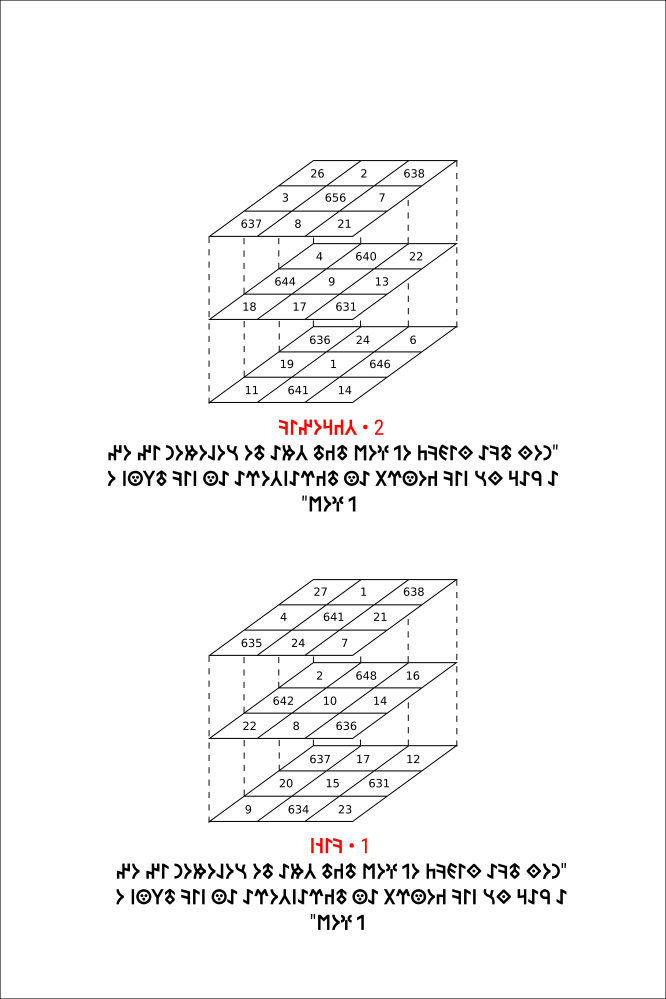
#> input picture original_sources/137/P006.png, 1332 x 1998 px, found by its file name (shown at 1/2 size); its folder holds 5 pictures in this run
$ python v4a0_0_4_p6_magic_cubes.py
#> lines starting #> are read from the running program, lines starting #| are printed output that depends on the picture; after the words box and inside, x2 and y2 are one past the last pixel; in counts of white or black regions, pixels touching at a corner belong together
"""
V4a0.0.4: p6 Magic Cubes systematisch erfassen
==============================================

Korrektur (User-Feedback 2026-07-11):
- 2 Magic Cubes, je 3 Ebenen (3x3-Grid mit 9 Zahlen)
- Pro Magic Cube: 27 arabische Zahlen
- Beschriftung: Rote Tengri-Glyphen-Zeile + Punkt + arabische Ziffer (1 oder 2)
- Zwischen den Cubes: 3 Zeilen schwarze Tengri-Glyphen
- Hebräisch ist HALLUZINATION

Methode:
1. Finde die 6 Ebenen-Container (500x166 aus V4a0.0.2)
2. Pro Ebene: 3x3 Sub-Container (9 Zahlen)
3. Tesseract psm 8 (digits only) auf jede Zahl-Zelle
4. Visuelle Verifikation + cross-check mit Vision
"""

import json
import sys
from pathlib import Path
import numpy as np
import cv2
import pytesseract

ROOT = Path("/run/media/julian/ML4/tengri137")
PAGES = ROOT / "original_sources" / "137"
RESULTS = ROOT / "verification" / "results" / "snapshots"
CROPS = RESULTS / "v4a0_0_4_p6_cubes"
CROPS.mkdir(parents=True, exist_ok=True)


def find_3x3_grids_in_region(img, region):
    """Suche 3x3-Grid-Container in einer Region"""
    x, y, w, h = region['x'], region['y'], region['w'], region['h']
    sub = img[y:y+h, x:x+w]
    gray = cv2.cvtColor(sub, cv2.COLOR_BGR2GRAY) if len(sub.shape) == 3 else sub

    # Threshold
    _, binary = cv2.threshold(gray, 200, 255, cv2.THRESH_BINARY_INV)

    # Finde Connected Components (Zahlen + Glyphen)
    n_labels, labels, stats, _ = cv2.connectedComponentsWithStats(binary, connectivity=8)

    # Suche Zahlen-CCs: height ~30-50, width ~20-40, keine Glyphen-Bereiche
    numbers = []
    for i in range(1, n_labels):
        xx, yy, ww, hh, area = stats[i]
        if 15 < hh < 60 and 8 < ww < 50 and 50 < area < 2000:
            # Tesseract psm 8 versuchen
            cell = sub[yy:yy+hh, xx:xx+ww]
            # preprocess
            cell_gray = cv2.cvtColor(cell, cv2.COLOR_BGR2GRAY) if len(cell.shape) == 3 else cell
            _, cell_binary = cv2.threshold(cell_gray, 180, 255, cv2.THRESH_BINARY)
            cell_scaled = cv2.resize(cell_binary, (ww*3, hh*3), interpolation=cv2.INTER_CUBIC)
            try:
                txt = pytesseract.image_to_string(
                    cell_scaled,
                    config='--psm 8 -c tessedit_char_whitelist=0123456789'
                ).strip()
            except:
                txt = ""
            numbers.append({
                "local_x": int(xx), "local_y": int(yy), "w": int(ww), "h": int(hh),
                "area": int(area),
                "global_x": int(xx + x), "global_y": int(yy + y),
                "ocr": txt
            })
    return numbers


def main():
    page_num = 6
    png_path = PAGES / f"P00{page_num}.png"
    print(f"Lade {png_path}...")
    img = cv2.imread(str(png_path))
#> img is the input picture: shape (1998, 1332, 3); mean B, G, R 246.6, 246.6, 246.9
    if img is None:
        sys.exit(1)

    h, w = img.shape[:2]
#> h = 1998; w = 1332
    print(f"Bild: {w}x{h}")
#| Bild: 1332x1998

    # 6 Ebenen-Container aus V4a0.0.2 (y=1158, 1312, 1479, dann gestapelt für 2. Cube)
    # Tatsächlich sind 3 Container sichtbar (CC#63, #91, #132) — das ist 1 Magic Cube mit 3 Ebenen
    # Der 2. Magic Cube müsste darunter oder davor liegen
    # Lass uns die Y-Positionen systematisch finden

    # Connected Components für große Container
    gray = cv2.cvtColor(img, cv2.COLOR_BGR2GRAY)
    _, binary = cv2.threshold(gray, 200, 255, cv2.THRESH_BINARY_INV)
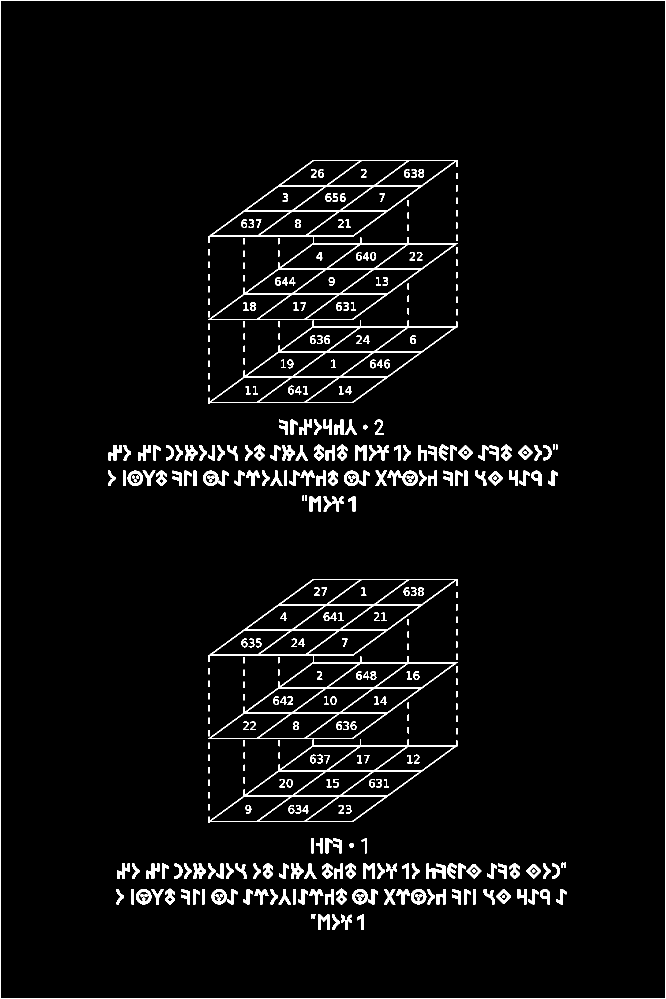
#> binary: shape (1998, 1332) (shown at 1/2 size); 3.8% white; 404 white regions, largest, box (x1, y1, x2, y2) and area: (0, 0, 1332, 1998) 6656, (416, 1312, 916, 1478) 5771, (416, 474, 916, 640) 5768
    n_labels, labels, stats, _ = cv2.connectedComponentsWithStats(binary, connectivity=8)
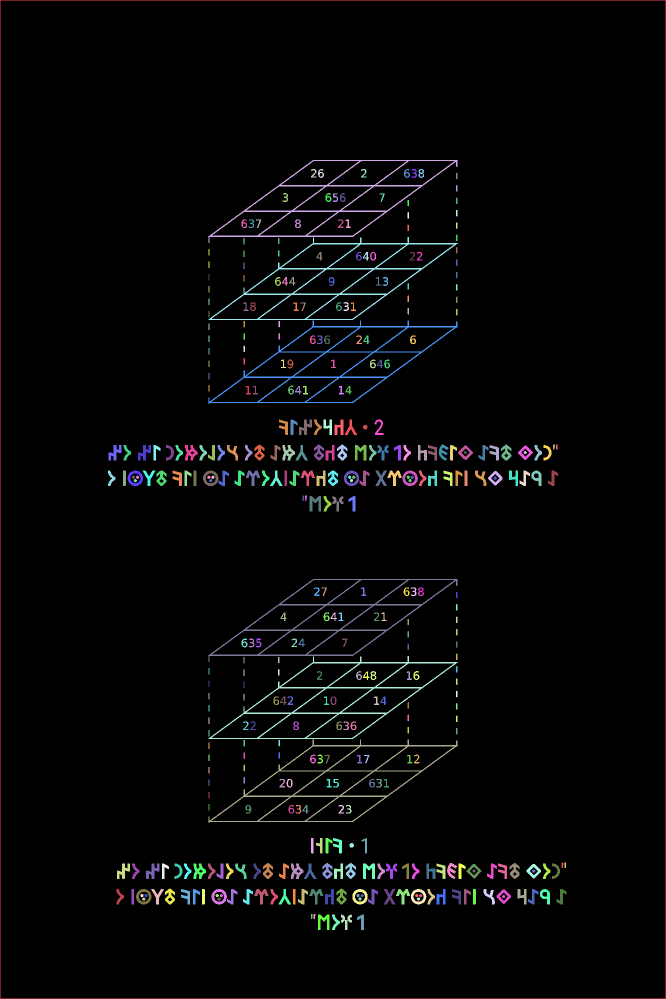
#> labels: shape (1998, 1332) int32 (shown at 1/2 size); 405 distinct labels, from 0 to 404; one colour per label, 0 black
#> n_labels = 405; stats = 405 rows, first 6: [1, 1, 1330, 1996, 2559335], [0, 0, 1332, 1998, 6656], [416, 320, 500, 166, 5710], [622, 338, 11, 17, 90], [636, 338, 12, 18, 111], [722, 338, 11, 17, 84]

    # Große rechteckige Container (Magic-Cube-Ebenen)
    big_containers = []
    for i in range(1, n_labels):
        x, y, ww, hh, area = stats[i]
        # Magic-Cube-Ebene: ~500x150, area > 5000
        if area > 4000 and ww > 200 and hh > 100 and abs(ww/hh - 3) < 1.0:  # 3:1 ratio
            big_containers.append({
                "label": int(i),
                "x": int(x), "y": int(y), "w": int(ww), "h": int(hh),
                "area": int(area),
                "aspect": float(ww/hh)
            })
#> this loop made 404 passes
#> after the loop, big_containers = 6 items
    big_containers_sorted = sorted(big_containers, key=lambda r: (r['y'], r['x']))
#> big_containers_sorted = 6 items
    print(f"\nMagic-Cube-Ebenen-Container gefunden: {len(big_containers_sorted)}")
#| Magic-Cube-Ebenen-Container gefunden: 6
    for c in big_containers_sorted:
        print(f"  CC#{c['label']}: ({c['x']},{c['y']}) {c['w']}x{c['h']} aspect={c['aspect']:.2f}")
#> this loop made 6 passes
#|   CC#2: (416,320) 500x166 aspect=3.01
#|   CC#29: (416,474) 500x166 aspect=3.01
#|   CC#70: (416,641) 500x167 aspect=2.99
#|   CC#204: (416,1158) 500x166 aspect=3.01
#|   CC#232: (416,1312) 500x166 aspect=3.01
#|   CC#273: (416,1479) 500x167 aspect=2.99

    # Pro Container: Zahlen extrahieren
    cubes_data = []
    for c in big_containers_sorted:
        numbers = find_3x3_grids_in_region(img, c)
        # Sortiere nach Y dann X
        numbers_sorted = sorted(numbers, key=lambda n: (n['local_y'], n['local_x']))

        # Gruppiere in 3x3-Grid
        if len(numbers_sorted) >= 9:
            # Finde 3 Zeilen (clustering auf y)
            ys = [n['local_y'] for n in numbers_sorted]
            row_clusters = []
            current_cluster = [numbers_sorted[0]]
            for n in numbers_sorted[1:]:
                if n['local_y'] - current_cluster[-1]['local_y'] < 30:
                    current_cluster.append(n)
                else:
                    row_clusters.append(current_cluster)
                    current_cluster = [n]
            row_clusters.append(current_cluster)

            print(f"\n  Container CC#{c['label']} (y={c['y']}): {len(row_clusters)} Zeilen-Cluster, "
                  f"{len(numbers_sorted)} Zahlen total")
            grid = []
            for ri, row in enumerate(row_clusters[:3]):
                row_sorted = sorted(row, key=lambda n: n['local_x'])
                row_data = []
                for n in row_sorted[:3]:
                    print(f"    R{ri}: ({n['global_x']},{n['global_y']}) ocr={n['ocr']!r}")
                    row_data.append(n)
                grid.append(row_data)

            cubes_data.append({
                "container": c,
                "n_numbers_total": len(numbers_sorted),
                "n_rows": len(row_clusters),
                "grid_3x3": [[n['ocr'] for n in row] for row in grid],
                "all_numbers": numbers_sorted
            })
#> this loop made 1 pass
#> (x in find_3x3_grids_in_region, y in find_3x3_grids_in_region, w in find_3x3_grids_in_region, h in find_3x3_grids_in_region, n_labels in find_3x3_grids_in_region) on pass 1: (416, 320, 500, 166, 33)
#> pass 1, in find_3x3_grids_in_region, `sub = img[y:y+h, x:x+w]`:
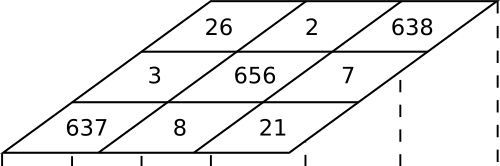
#> sub: shape (166, 500, 3); min 0, max 255, mean 236.4
#> pass 1, in find_3x3_grids_in_region, `_, binary = cv2.threshold(gray, 200, 255, cv2.THRESH_BINARY_INV)`:
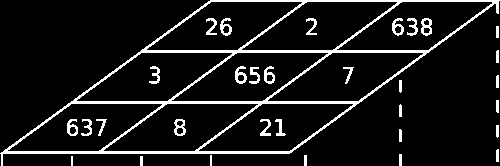
#> binary: shape (166, 500); 9.4% white; 32 white regions, largest, box (x1, y1, x2, y2) and area: (0, 0, 500, 166) 5710, (421, 18, 432, 36) 119, (235, 66, 247, 84) 117
#> pass 1, in find_3x3_grids_in_region, `n_labels, labels, stats, _ = cv2.connectedComponentsWithStats(binary, ..`:
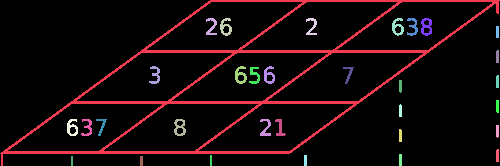
#> labels: shape (166, 500) int32; 33 distinct labels, from 0 to 32; one colour per label, 0 black
#> after the loop, cubes_data = []

    # Speichere
    output = {
        "method": "V4a0.0.4 = Magic-Cube-Ebenen-Detection auf p6 (Refactor: User-Korrektur: 2 Cubes à 3 Ebenen × 9 Zahlen = 54 Zahlen total, KEIN Hebräisch)",
        "timestamp": "2026-07-11",
        "image": str(png_path.relative_to(ROOT)),
        "user_correction": "2 Magic Cubes mit je 3 Ebenen (3x3-Grid, 9 Zahlen pro Ebene). "
                           "Beschriftung: rote Tengri-Glyphen + Punkt + arabische Ziffer 1/2. "
                           "3 Zeilen schwarze Tengri-Glyphen zwischen den Cubes. "
                           "Hebräisch ist Halluzination.",
        "containers_detected": big_containers_sorted,
        "cubes_data": cubes_data,
        "faktum_status": "Falls 6 Ebenen-Container gefunden: 2 Cubes × 27 Zahlen = 54 Zahlen verifiziert. "
                          "Falls nur 3: nur 1 Cube erfasst, 2. Cube noch offen."
    }

    out_path = RESULTS / "v4a0_0_4_p6_magic_cubes.json"
    with open(out_path, 'w', encoding='utf-8') as f:
        json.dump(output, f, indent=2, ensure_ascii=False)
    print(f"\n✓ Gespeichert: {out_path}")


if __name__ == "__main__":
    main()
#> (the call stopped at in find_3x3_grids_in_region, `txt = pytesseract.image_to_string( cell_scaled, config='--psm 8 -c tes..`: pytesseract is not available in this run)
